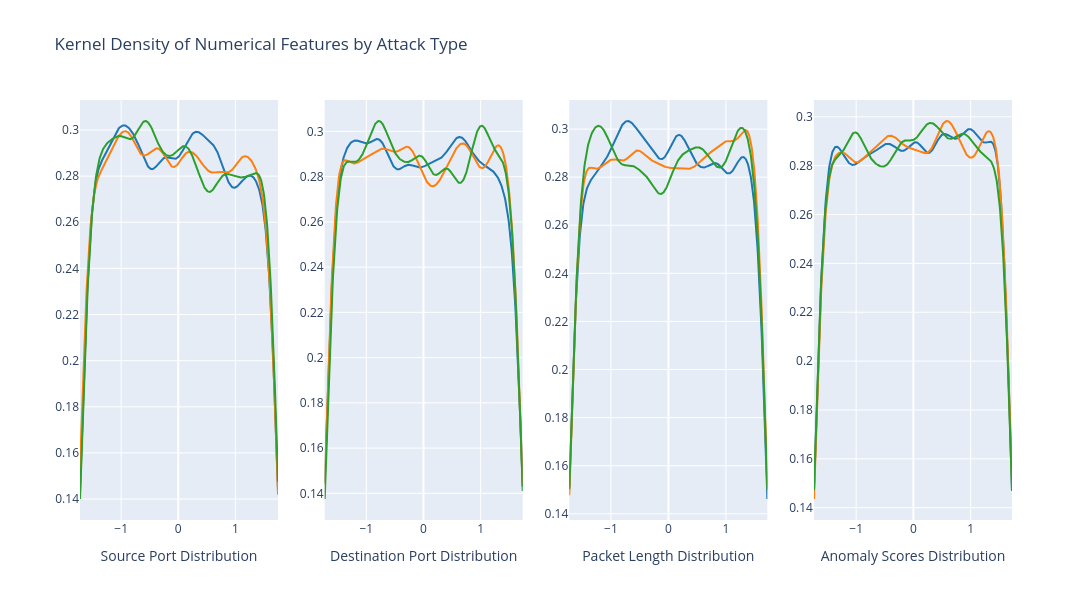

Notebook cell for this chart:
### Markdown cell above
From the kernel density estimation, we can see the data is fairly distributed among the possible values of each numerical feature. <br> 
In fact the KDE are all close to a uniform distribution ( meaning all values would have the same probability of appearing). <br>

### Code cell
temp_data["Attack Type"] = df["Attack Type"]
num_cols = temp_data.select_dtypes(include="number").columns.tolist()
nb_cols = 4
nb_rows = int(np.ceil(len(num_cols) / nb_cols))
fig = make_subplots(rows=nb_rows, cols=nb_cols)
for i, col in enumerate(num_cols):
    row = i // nb_cols + 1
    col_pos = i % nb_cols + 1
    hist_data = [temp_data[temp_data["Attack Type"] == attack_type][col].values for attack_type in temp_data["Attack Type"].unique()]
    displot = create_displot(hist_data, group_labels=temp_data["Attack Type"].unique())
    for trace in displot.select_traces():
        fig.add_trace(trace, row=row, col=col_pos,)
        fig.update_xaxes(title_text=f"{col} Distribution", row=row, col=col_pos)

fig.update_layout(title="Kernel Density of Numerical Features by Attack Type",
                  width=1600, height=nb_rows*400+200, showlegend=False)
fig.show()

### Figure 1 — Plotly figure (JSON) as saved in the notebook; plotly's stock layout.template omitted (floating-point values rounded to 4 significant figures; data arrays with more than 128 entries replaced by an {"elided": "..."} marker saying what was removed)
{"data": [{"legendgroup": "Malware", "marker": {"color": "rgb(31, 119, 180)"}, "mode": "lines", "name": "Malware", "showlegend": true, "type": "scatter", "x": {"elided": "500 float values"}, "xaxis": "x", "y": {"elided": "500 float values"}, "yaxis": "y"}, {"legendgroup": "DDoS", "marker": {"color": "rgb(255, 127, 14)"}, "mode": "lines", "name": "DDoS", "showlegend": true, "type": "scatter", "x": {"elided": "500 float values"}, "xaxis": "x", "y": {"elided": "500 float values"}, "yaxis": "y"}, {"legendgroup": "Intrusion", "marker": {"color": "rgb(44, 160, 44)"}, "mode": "lines", "name": "Intrusion", "showlegend": true, "type": "scatter", "x": {"elided": "500 float values"}, "xaxis": "x", "y": {"elided": "500 float values"}, "yaxis": "y"}, {"legendgroup": "Malware", "marker": {"color": "rgb(31, 119, 180)"}, "mode": "lines", "name": "Malware", "showlegend": true, "type": "scatter", "x": {"elided": "500 float values"}, "xaxis": "x2", "y": {"elided": "500 float values"}, "yaxis": "y2"}, {"legendgroup": "DDoS", "marker": {"color": "rgb(255, 127, 14)"}, "mode": "lines", "name": "DDoS", "showlegend": true, "type": "scatter", "x": {"elided": "500 float values"}, "xaxis": "x2", "y": {"elided": "500 float values"}, "yaxis": "y2"}, {"legendgroup": "Intrusion", "marker": {"color": "rgb(44, 160, 44)"}, "mode": "lines", "name": "Intrusion", "showlegend": true, "type": "scatter", "x": {"elided": "500 float values"}, "xaxis": "x2", "y": {"elided": "500 float values"}, "yaxis": "y2"}, {"legendgroup": "Malware", "marker": {"color": "rgb(31, 119, 180)"}, "mode": "lines", "name": "Malware", "showlegend": true, "type": "scatter", "x": {"elided": "500 float values"}, "xaxis": "x3", "y": {"elided": "500 float values"}, "yaxis": "y3"}, {"legendgroup": "DDoS", "marker": {"color": "rgb(255, 127, 14)"}, "mode": "lines", "name": "DDoS", "showlegend": true, "type": "scatter", "x": {"elided": "500 float values"}, "xaxis": "x3", "y": {"elided": "500 float values"}, "yaxis": "y3"}, {"legendgroup": "Intrusion", "marker": {"color": "rgb(44, 160, 44)"}, "mode": "lines", "name": "Intrusion", "showlegend": true, "type": "scatter", "x": {"elided": "500 float values"}, "xaxis": "x3", "y": {"elided": "500 float values"}, "yaxis": "y3"}, {"legendgroup": "Malware", "marker": {"color": "rgb(31, 119, 180)"}, "mode": "lines", "name": "Malware", "showlegend": true, "type": "scatter", "x": {"elided": "500 float values"}, "xaxis": "x4", "y": {"elided": "500 float values"}, "yaxis": "y4"}, {"legendgroup": "DDoS", "marker": {"color": "rgb(255, 127, 14)"}, "mode": "lines", "name": "DDoS", "showlegend": true, "type": "scatter", "x": {"elided": "500 float values"}, "xaxis": "x4", "y": {"elided": "500 float values"}, "yaxis": "y4"}, {"legendgroup": "Intrusion", "marker": {"color": "rgb(44, 160, 44)"}, "mode": "lines", "name": "Intrusion", "showlegend": true, "type": "scatter", "x": {"elided": "500 float values"}, "xaxis": "x4", "y": {"elided": "500 float values"}, "yaxis": "y4"}], "layout": {"height": 600, "showlegend": false, "title": {"text": "Kernel Density of Numerical Features by Attack Type"}, "width": 1600, "xaxis": {"anchor": "y", "domain": [0, 0.2125], "title": {"text": "Source Port Distribution"}}, "xaxis2": {"anchor": "y2", "domain": [0.2625, 0.475], "title": {"text": "Destination Port Distribution"}}, "xaxis3": {"anchor": "y3", "domain": [0.525, 0.7375], "title": {"text": "Packet Length Distribution"}}, "xaxis4": {"anchor": "y4", "domain": [0.7875, 1], "title": {"text": "Anomaly Scores Distribution"}}, "yaxis": {"anchor": "x", "domain": [0, 1]}, "yaxis2": {"anchor": "x2", "domain": [0, 1]}, "yaxis3": {"anchor": "x3", "domain": [0, 1]}, "yaxis4": {"anchor": "x4", "domain": [0, 1]}}}
